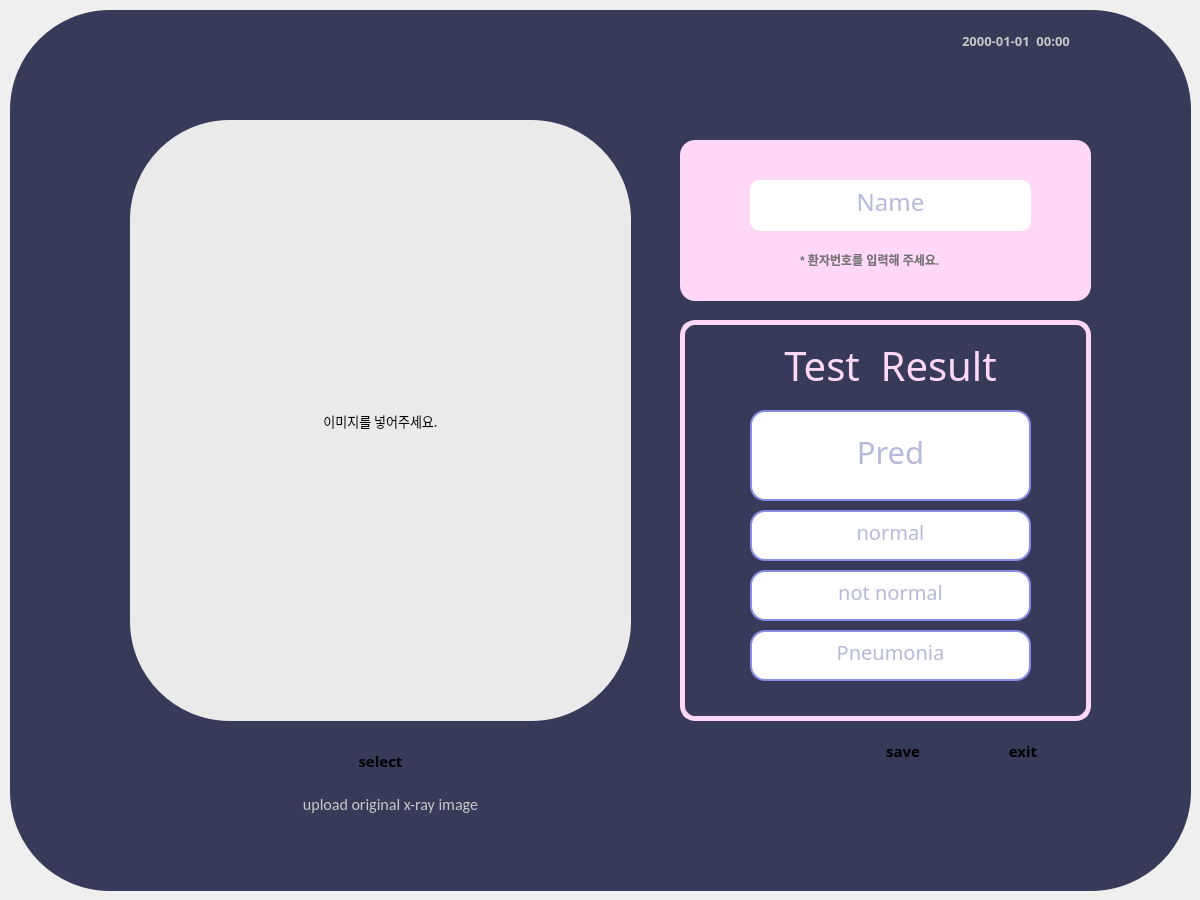
<?xml version="1.0" encoding="UTF-8"?>
<ui version="4.0">
 <class>page1</class>
 <widget class="QWidget" name="page1">
  <property name="geometry">
   <rect>
    <x>0</x>
    <y>0</y>
    <width>1200</width>
    <height>900</height>
   </rect>
  </property>
  <property name="windowTitle">
   <string>PDR</string>
  </property>
  <property name="styleSheet">
   <string notr="true"/>
  </property>
  <widget class="QFrame" name="page1_frame">
   <property name="geometry">
    <rect>
     <x>10</x>
     <y>10</y>
     <width>1181</width>
     <height>881</height>
    </rect>
   </property>
   <property name="styleSheet">
    <string notr="true">background-color: rgb(56, 58, 89);
border-radius: 100px;</string>
   </property>
   <property name="frameShape">
    <enum>QFrame::StyledPanel</enum>
   </property>
   <property name="frameShadow">
    <enum>QFrame::Raised</enum>
   </property>
   <widget class="QLabel" name="label">
    <property name="geometry">
     <rect>
      <x>120</x>
      <y>110</y>
      <width>501</width>
      <height>601</height>
     </rect>
    </property>
    <property name="font">
     <font>
      <family>AcadEref</family>
      <pointsize>10</pointsize>
     </font>
    </property>
    <property name="styleSheet">
     <string notr="true">background-color: rgb(234, 234, 234);
border-radius: 0x;</string>
    </property>
    <property name="text">
     <string>이미지를 넣어주세요.</string>
    </property>
    <property name="alignment">
     <set>Qt::AlignCenter</set>
    </property>
   </widget>
   <widget class="QPushButton" name="img_button">
    <property name="geometry">
     <rect>
      <x>120</x>
      <y>730</y>
      <width>501</width>
      <height>41</height>
     </rect>
    </property>
    <property name="font">
     <font>
      <family>Adobe 고딕 Std B</family>
      <pointsize>11</pointsize>
      <weight>75</weight>
      <italic>false</italic>
      <bold>true</bold>
     </font>
    </property>
    <property name="styleSheet">
     <string notr="true">background-color: rgb(27, 28, 43);
border: rgb(134, 140, 214);
border-bottom-right-radius: 8px;
border-bottom-left-radius: 8px;
border-top-right-radius: 8px;
border-top-left-radius: 8px;
color: rgb(203, 203, 203);

QPushButton#pushButton:pressed{
	padding-left:5px;
	padding-top:5px;
	background-color: rgb(194, 194, 194);
}
</string>
    </property>
    <property name="text">
     <string>select</string>
    </property>
    <property name="checkable">
     <bool>false</bool>
    </property>
   </widget>
   <widget class="QDateTimeEdit" name="time">
    <property name="geometry">
     <rect>
      <x>910</x>
      <y>20</y>
      <width>194</width>
      <height>22</height>
     </rect>
    </property>
    <property name="font">
     <font>
      <family>Adobe 고딕 Std B</family>
      <pointsize>10</pointsize>
      <weight>75</weight>
      <bold>true</bold>
     </font>
    </property>
    <property name="styleSheet">
     <string notr="true">color: rgb(200, 200, 200);</string>
    </property>
    <property name="wrapping">
     <bool>false</bool>
    </property>
    <property name="frame">
     <bool>false</bool>
    </property>
    <property name="alignment">
     <set>Qt::AlignCenter</set>
    </property>
    <property name="readOnly">
     <bool>true</bool>
    </property>
    <property name="buttonSymbols">
     <enum>QAbstractSpinBox::NoButtons</enum>
    </property>
    <property name="minimumDateTime">
     <datetime>
      <hour>0</hour>
      <minute>0</minute>
      <second>0</second>
      <year>1753</year>
      <month>9</month>
      <day>14</day>
     </datetime>
    </property>
    <property name="displayFormat">
     <string>yyyy-MM-dd  hh:mm</string>
    </property>
   </widget>
   <widget class="QLabel" name="description_img">
    <property name="geometry">
     <rect>
      <x>200</x>
      <y>780</y>
      <width>361</width>
      <height>30</height>
     </rect>
    </property>
    <property name="font">
     <font>
      <family>Calibri</family>
      <pointsize>12</pointsize>
     </font>
    </property>
    <property name="styleSheet">
     <string notr="true">border:none;
color: rgb(200, 200, 200);
</string>
    </property>
    <property name="text">
     <string>upload original x-ray image</string>
    </property>
    <property name="alignment">
     <set>Qt::AlignCenter</set>
    </property>
    <property name="textInteractionFlags">
     <set>Qt::LinksAccessibleByKeyboard|Qt::LinksAccessibleByMouse|Qt::TextBrowserInteraction|Qt::TextEditable|Qt::TextEditorInteraction|Qt::TextSelectableByKeyboard|Qt::TextSelectableByMouse</set>
    </property>
   </widget>
   <widget class="QLabel" name="label1">
    <property name="geometry">
     <rect>
      <x>670</x>
      <y>130</y>
      <width>411</width>
      <height>161</height>
     </rect>
    </property>
    <property name="styleSheet">
     <string notr="true">
background-color:rgb(255, 216, 247);
border-bottom-right-radius: 15px;
border-bottom-left-radius: 15px;
border-top-right-radius: 15px;
border-top-left-radius: 15px;
</string>
    </property>
    <property name="text">
     <string/>
    </property>
   </widget>
   <widget class="QPushButton" name="pushButton">
    <property name="geometry">
     <rect>
      <x>960</x>
      <y>720</y>
      <width>106</width>
      <height>41</height>
     </rect>
    </property>
    <property name="font">
     <font>
      <family>Adobe 고딕 Std B</family>
      <pointsize>11</pointsize>
      <weight>75</weight>
      <bold>true</bold>
     </font>
    </property>
    <property name="styleSheet">
     <string notr="true">border:none;
color: rgb(50, 50, 50);
border-bottom-right-radius: 8px;
border-bottom-left-radius: 8px;
border-top-right-radius: 8px;
border-top-left-radius: 8px;

color: rgb(56, 58, 89);
background-color:rgb(255, 216, 247);

QPushButton#pushButton:pressed{
	padding-left:5px;
	padding-top:5px;
	background: rgb(255, 85, 255);

}</string>
    </property>
    <property name="text">
     <string>exit</string>
    </property>
   </widget>
   <widget class="QLabel" name="the_result">
    <property name="geometry">
     <rect>
      <x>760</x>
      <y>330</y>
      <width>241</width>
      <height>51</height>
     </rect>
    </property>
    <property name="font">
     <font>
      <family>Impact</family>
      <pointsize>30</pointsize>
      <weight>50</weight>
      <bold>false</bold>
     </font>
    </property>
    <property name="styleSheet">
     <string notr="true">border:none;
background-color:None;
color: rgb(56, 58, 89);
color: rgb(255, 216, 247);
</string>
    </property>
    <property name="text">
     <string> Test  Result </string>
    </property>
    <property name="alignment">
     <set>Qt::AlignCenter</set>
    </property>
   </widget>
   <widget class="QLineEdit" name="pred">
    <property name="geometry">
     <rect>
      <x>740</x>
      <y>400</y>
      <width>281</width>
      <height>91</height>
     </rect>
    </property>
    <property name="font">
     <font>
      <family>Franklin Gothic Medium</family>
      <pointsize>23</pointsize>
      <weight>50</weight>
      <bold>false</bold>
     </font>
    </property>
    <property name="styleSheet">
     <string notr="true">
border:none;
border-radius: 0x;
color: rgb(108, 113, 182);

padding-bottom: 7px;
background-color: rgb(255, 255, 255);

border-bottom-right-radius: 15px;
border-bottom-left-radius: 15px;
border-top-right-radius: 15px;
border-top-left-radius: 15px;

border: 2px solid rgb(134, 140, 225);</string>
    </property>
    <property name="text">
     <string/>
    </property>
    <property name="alignment">
     <set>Qt::AlignCenter</set>
    </property>
    <property name="placeholderText">
     <string>Pred</string>
    </property>
   </widget>
   <widget class="QLineEdit" name="input_name">
    <property name="geometry">
     <rect>
      <x>740</x>
      <y>170</y>
      <width>281</width>
      <height>51</height>
     </rect>
    </property>
    <property name="font">
     <font>
      <family>Franklin Gothic Medium</family>
      <pointsize>18</pointsize>
     </font>
    </property>
    <property name="styleSheet">
     <string notr="true">
border:none;
border-radius: 0x;
color: rgb(108, 113, 182);
padding-bottom: 7px;
background-color: rgb(255, 255, 255);

border-bottom-right-radius: 10px;
border-bottom-left-radius: 10px;
border-top-right-radius: 10px;
border-top-left-radius: 10px;</string>
    </property>
    <property name="text">
     <string/>
    </property>
    <property name="alignment">
     <set>Qt::AlignCenter</set>
    </property>
    <property name="placeholderText">
     <string>Name</string>
    </property>
   </widget>
   <widget class="QPushButton" name="pushButton_2">
    <property name="geometry">
     <rect>
      <x>840</x>
      <y>720</y>
      <width>106</width>
      <height>41</height>
     </rect>
    </property>
    <property name="font">
     <font>
      <family>Adobe 고딕 Std B</family>
      <pointsize>11</pointsize>
      <weight>75</weight>
      <bold>true</bold>
     </font>
    </property>
    <property name="styleSheet">
     <string notr="true">border:none;
color: rgb(50, 50, 50);
border-bottom-right-radius: 8px;
border-bottom-left-radius: 8px;
border-top-right-radius: 8px;
border-top-left-radius: 8px;

color: rgb(56, 58, 89);
background-color:rgb(255, 216, 247);

QPushButton#pushButton:pressed{
	padding-left:5px;
	padding-top:5px;
    background: rgb(255, 85, 255);
}</string>
    </property>
    <property name="text">
     <string>save</string>
    </property>
   </widget>
   <widget class="QLabel" name="label_2">
    <property name="geometry">
     <rect>
      <x>790</x>
      <y>240</y>
      <width>221</width>
      <height>20</height>
     </rect>
    </property>
    <property name="styleSheet">
     <string notr="true">border:none;
background-color:rgb(255, 216, 247);
color: rgb(56, 58, 89);</string>
    </property>
    <property name="text">
     <string>&lt;html&gt;&lt;head/&gt;&lt;body&gt;&lt;p&gt;&lt;span style=&quot; font-weight:600; color:#757575;&quot;&gt;* 환자번호를 입력해 주세요.&lt;/span&gt;&lt;/p&gt;&lt;/body&gt;&lt;/html&gt;</string>
    </property>
   </widget>
   <widget class="QLabel" name="label1_5">
    <property name="geometry">
     <rect>
      <x>670</x>
      <y>310</y>
      <width>411</width>
      <height>401</height>
     </rect>
    </property>
    <property name="styleSheet">
     <string notr="true">
background-color:None;
border-bottom-right-radius: 15px;
border-bottom-left-radius: 15px;
border-top-right-radius: 15px;
border-top-left-radius: 15px;

border: 5px solid rgb(255, 216, 247);</string>
    </property>
    <property name="text">
     <string/>
    </property>
   </widget>
   <widget class="QLineEdit" name="normal_label">
    <property name="geometry">
     <rect>
      <x>740</x>
      <y>500</y>
      <width>281</width>
      <height>51</height>
     </rect>
    </property>
    <property name="font">
     <font>
      <family>Franklin Gothic Medium</family>
      <pointsize>15</pointsize>
      <weight>50</weight>
      <bold>false</bold>
     </font>
    </property>
    <property name="styleSheet">
     <string notr="true">
border:none;
border-radius: 0x;
color: rgb(108, 113, 182);

padding-bottom: 7px;
background-color: rgb(255, 255, 255);

border-bottom-right-radius: 15px;
border-bottom-left-radius: 15px;
border-top-right-radius: 15px;
border-top-left-radius: 15px;

border: 2px solid rgb(134, 140, 225);</string>
    </property>
    <property name="text">
     <string/>
    </property>
    <property name="alignment">
     <set>Qt::AlignCenter</set>
    </property>
    <property name="placeholderText">
     <string>normal</string>
    </property>
   </widget>
   <widget class="QLineEdit" name="nn_label">
    <property name="geometry">
     <rect>
      <x>740</x>
      <y>560</y>
      <width>281</width>
      <height>51</height>
     </rect>
    </property>
    <property name="font">
     <font>
      <family>Franklin Gothic Medium</family>
      <pointsize>15</pointsize>
      <weight>50</weight>
      <bold>false</bold>
     </font>
    </property>
    <property name="styleSheet">
     <string notr="true">
border:none;
border-radius: 0x;
color: rgb(108, 113, 182);

padding-bottom: 7px;
background-color: rgb(255, 255, 255);

border-bottom-right-radius: 15px;
border-bottom-left-radius: 15px;
border-top-right-radius: 15px;
border-top-left-radius: 15px;

border: 2px solid rgb(134, 140, 225);</string>
    </property>
    <property name="text">
     <string/>
    </property>
    <property name="alignment">
     <set>Qt::AlignCenter</set>
    </property>
    <property name="placeholderText">
     <string>not normal</string>
    </property>
   </widget>
   <widget class="QLineEdit" name="pneu_label">
    <property name="geometry">
     <rect>
      <x>740</x>
      <y>620</y>
      <width>281</width>
      <height>51</height>
     </rect>
    </property>
    <property name="font">
     <font>
      <family>Franklin Gothic Medium</family>
      <pointsize>15</pointsize>
      <weight>50</weight>
      <bold>false</bold>
     </font>
    </property>
    <property name="styleSheet">
     <string notr="true">
border:none;
border-radius: 0x;
color: rgb(108, 113, 182);

padding-bottom: 7px;
background-color: rgb(255, 255, 255);

border-bottom-right-radius: 15px;
border-bottom-left-radius: 15px;
border-top-right-radius: 15px;
border-top-left-radius: 15px;

border: 2px solid rgb(134, 140, 225);</string>
    </property>
    <property name="text">
     <string/>
    </property>
    <property name="alignment">
     <set>Qt::AlignCenter</set>
    </property>
    <property name="placeholderText">
     <string>Pneumonia</string>
    </property>
   </widget>
   <zorder>label1_5</zorder>
   <zorder>label</zorder>
   <zorder>img_button</zorder>
   <zorder>time</zorder>
   <zorder>description_img</zorder>
   <zorder>label1</zorder>
   <zorder>pushButton</zorder>
   <zorder>the_result</zorder>
   <zorder>pred</zorder>
   <zorder>input_name</zorder>
   <zorder>pushButton_2</zorder>
   <zorder>label_2</zorder>
   <zorder>normal_label</zorder>
   <zorder>nn_label</zorder>
   <zorder>pneu_label</zorder>
  </widget>
 </widget>
 <resources/>
 <connections>
  <connection>
   <sender>pushButton</sender>
   <signal>clicked()</signal>
   <receiver>page1</receiver>
   <slot>show_exit()</slot>
   <hints>
    <hint type="sourcelabel">
     <x>1052</x>
     <y>730</y>
    </hint>
    <hint type="destinationlabel">
     <x>1106</x>
     <y>932</y>
    </hint>
   </hints>
  </connection>
  <connection>
   <sender>img_button</sender>
   <signal>clicked()</signal>
   <receiver>page1</receiver>
   <slot>filedialog_open()</slot>
   <hints>
    <hint type="sourcelabel">
     <x>131</x>
     <y>777</y>
    </hint>
    <hint type="destinationlabel">
     <x>131</x>
     <y>929</y>
    </hint>
   </hints>
  </connection>
  <connection>
   <sender>pushButton_2</sender>
   <signal>clicked()</signal>
   <receiver>page1</receiver>
   <slot>save_data()</slot>
   <hints>
    <hint type="sourcelabel">
     <x>917</x>
     <y>730</y>
    </hint>
    <hint type="destinationlabel">
     <x>922</x>
     <y>933</y>
    </hint>
   </hints>
  </connection>
  <connection>
   <sender>input_name</sender>
   <signal>textChanged(QString)</signal>
   <receiver>page1</receiver>
   <slot>info()</slot>
   <hints>
    <hint type="sourcelabel">
     <x>947</x>
     <y>209</y>
    </hint>
    <hint type="destinationlabel">
     <x>1000</x>
     <y>-25</y>
    </hint>
   </hints>
  </connection>
 </connections>
 <slots>
  <slot>show_exit()</slot>
  <slot>filedialog_open()</slot>
  <slot>save_data()</slot>
  <slot>info()</slot>
 </slots>
</ui>
